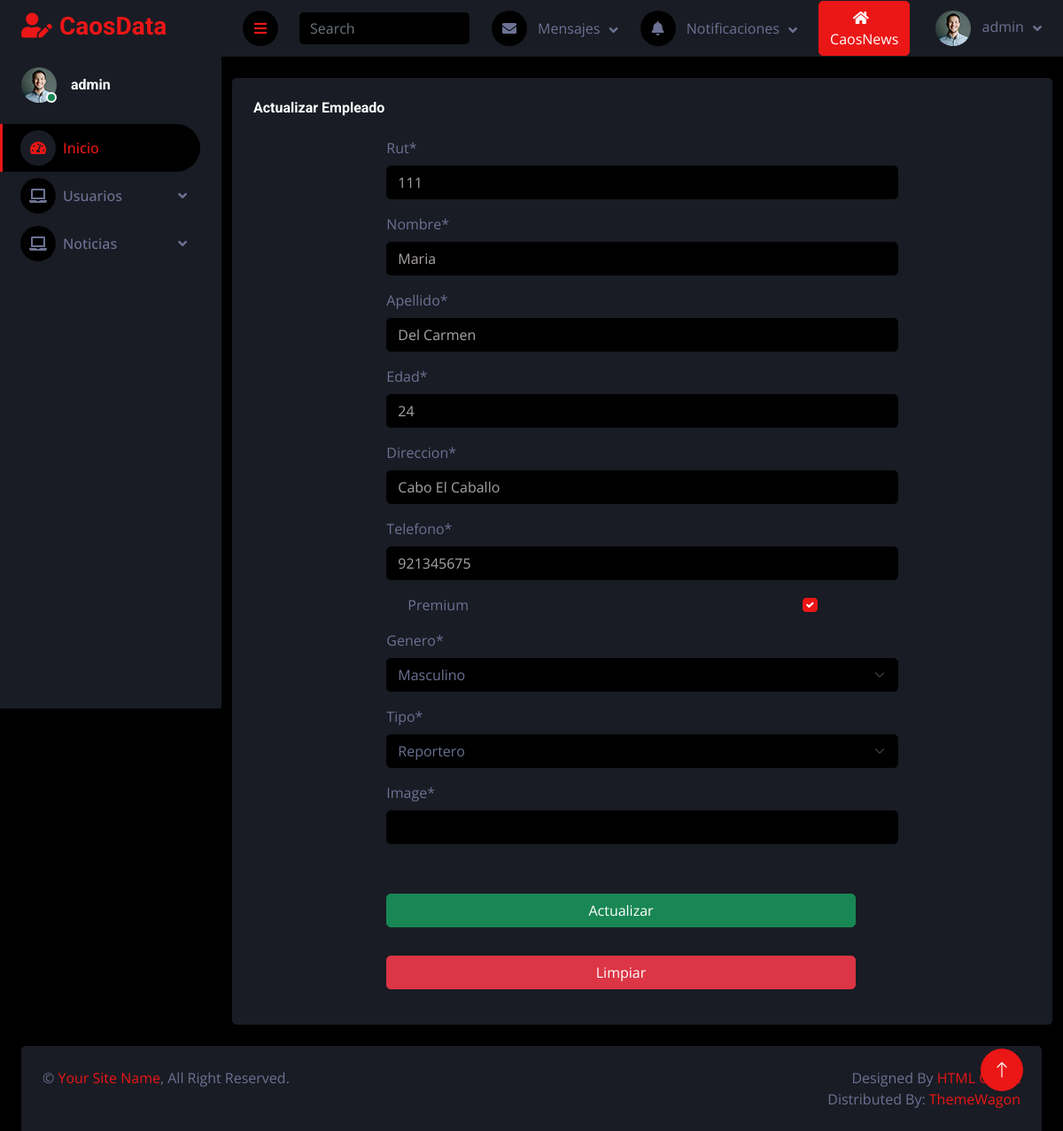
/clientes/update/19 (signed in), run on the app's committed database.
### core/models.py (models this page shows, shortened)
class Cliente(models.Model):
    rut = models.CharField(max_length=12)
    nombre = models.CharField(max_length=100)
    apellido = models.CharField(max_length=100, default='Apellido Default')
    edad = models.IntegerField(default=0)
    direccion = models.CharField(max_length=60, default='direccion Default')
    telefono = models.CharField(max_length=12)
    Premium = models.BooleanField(default=True)
    genero = models.CharField(max_length=10, choices=[('masculino','Masculino'),('femenino','Femenino')])
    fecha_ingreso = models.DateTimeField(auto_now_add=True)
    tipo = models.ForeignKey(TipoCliente, on_delete=models.CASCADE)
    imagen = CloudinaryField('image')

### core/views.py (the view, shortened to what this page needs)
# urls.py: path('clientes/update/<id>', clientesupdate, name="clientesupdate"),
@permission_required('core.change_cliente')
def clientesupdate(request, id):
    cliente = Cliente.objects.get(id = id)
    aux = {
        'form' : ClienteForm(instance=cliente)
    }
    return render(request, 'core/Clientes/crud/update.html', aux)

### core/forms.py
class ClienteForm (ModelForm):
    class Meta:
        model = Cliente
        fields = '__all__'

### core/models.py (called while the page is built)
    def __str__(self):
        return self.descripcion

### core/templates/core/Clientes/Crud/update.html (shortened to what this page needs)
{% extends 'core/Clientes/base2.html' %}
{% load static %}
{% block secundario %}
{% load crispy_forms_tags %}
<div class="container-fluid pt-4">
    <div class="bg-secondary rounded p-4">
        <h6 class="mb-4">Actualizar Empleado</h6>
        <div class="row justify-content-center">
            <div class="col-md-8">
                <form id="updateForm" action="" method="POST" enctype="multipart/form-data">
                    <div class="table-responsive">
                        {{ form | crispy }}
                    </div>
                    <div class="d-grid gap-2 mt-3">
                        <input class="btn btn-success me-5 mt-4" type="submit" value="Actualizar">
                        <input class="btn btn-danger me-5 mt-4" type="reset" value="Limpiar">
                    </div>
                </form>
            </div>
        </div>
    </div>
</div>
{% endblock %}

### core/templates/core/Clientes/base2.html (shortened to what this page needs)
<!DOCTYPE html>
<html lang="en">
{% load static %}
<head>
    <link href="https://cdnjs.cloudflare.com/ajax/libs/font-awesome/5.10.0/css/all.min.css" rel="stylesheet">
    <link href="https://cdn.jsdelivr.net/npm/bootstrap-icons@1.4.1/font/bootstrap-icons.css" rel="stylesheet">
    <link href="{% static 'core/login/lib/owlcarousel/assets/owl.carousel.min.css'%}" rel="stylesheet">
    <link href="{% static 'core/login/lib/tempusdominus/css/tempusdominus-bootstrap-4.min.css'%}" rel="stylesheet" />
    <link href="{% static 'core/login/css/bootstrap.min.css'%}" rel="stylesheet">
    <link href="{% static 'core/login/css/style.css'%}" rel="stylesheet">
</head>
<body>
    <div class="container-fluid position-relative d-flex p-0">
        <div class="sidebar pe-4 pb-3">
            <nav class="navbar bg-secondary navbar-dark">
                <a href="{% url 'principal'%}" class="navbar-brand mx-4 mb-3">
                    <h3 class="text-primary"><i class="fa fa-user-edit me-2"></i>CaosData</h3>
                </a>
                <div class="d-flex align-items-center ms-4 mb-4">
                    <div class="position-relative">
                        <img class="rounded-circle" src="{% static 'core/login/img/user.jpg'%}" alt=""
                            style="width: 40px; height: 40px;">
                        <div
                            class="bg-success rounded-circle border border-2 border-white position-absolute end-0 bottom-0 p-1">
                        </div>
                    </div>
                    <div class="ms-3">
                        <h6 class="mb-0">{{ user.username }}</h6>
                    </div>
                </div>
                {% if user.is_authenticated %}
                <div class="navbar-nav w-100">
                    <a href="{% url 'principal' %}" class="nav-item nav-link active"><i
                            class="fa fa-tachometer-alt me-2"></i>Inicio</a>
                            {% endif %}
                    {% if user.is_staff %}
                    <div class="nav-item dropdown">
                        <a href="#" class="nav-link dropdown-toggle" data-bs-toggle="dropdown"><i
                                class="fa fa-laptop me-2"></i>Usuarios</a>
                        {% endif %}
                    </div>
                    {% if user.is_staff %}
                    <div class="nav-item dropdown">
                        <a href="#" class="nav-link dropdown-toggle" data-bs-toggle="dropdown"><i
                                class="fa fa-laptop me-2"></i>Noticias</a>
                        {% endif %}
                    </div>
                </div>
        </div>
    </div>
    <div class="content">
    <nav class="navbar navbar-expand bg-secondary navbar-dark sticky-top px-4 py-0">
        <a href="#" class="sidebar-toggler flex-shrink-0">
            <i class="fa fa-bars"></i>
        </a>
        <form class="d-none d-md-flex ms-4">
            <input class="form-control bg-dark border-0" type="search" placeholder="Search">
        </form>
        <div class="navbar-nav align-items-center ms-auto">
            <div class="nav-item dropdown">
                <a href="#" class="nav-link dropdown-toggle" data-bs-toggle="dropdown">
                    <i class="fa fa-envelope me-lg-2"></i>
                    <span class="d-none d-lg-inline-flex">Mensajes</span>
                </a>
            </div>
            <div class="nav-item dropdown me-4">
                <a href="#" class="nav-link dropdown-toggle" data-bs-toggle="dropdown">
                    <i class="fa fa-bell me-lg-2"></i>
                    <span class="d-none d-lg-inline-flex">Notificaciones</span>
                </a>
            </div>
            {% if user.is_staff %}
            <div class="nav-item me-1">
                <form action="{% url 'index' %}" method="POST">
                    <button type="submit" class="btn btn-primary">
                        <i class="fa fa-home me-lg-2"></i>CaosNews
                    </button>
                </form>
            </div>
            {% endif %}
            <div class="nav-item dropdown">
                <a href="#" class="nav-link dropdown-toggle" data-bs-toggle="dropdown">
                    <img class="rounded-circle me-lg-2" src="{% static 'core/login/img/user.jpg' %}" alt="" style="width: 40px; height: 40px;">
                    <span class="d-none d-lg-inline-flex">{{ user.username }}</span>
                </a>
            </div>
        </div>
    </nav>
        {% block secundario %}
        {% endblock %}
    </div>
    <a href="#" class="btn btn-lg btn-primary btn-lg-square back-to-top"><i class="bi bi-arrow-up"></i></a>
</body>
<div class="container-fluid pt-4 px-4">
    <div class="bg-secondary rounded-top p-4">
        <div class="row">
            <div class="col-12 col-sm-6 text-center text-sm-start">
                &copy; <a href="#">Your Site Name</a>, All Right Reserved.
            </div>
            <div class="col-12 col-sm-6 text-center text-sm-end">
                Designed By <a href="https://htmlcodex.com">HTML Codex</a>
                <br>Distributed By: <a href="https://themewagon.com" target="_blank">ThemeWagon</a>
            </div>
        </div>
    </div>
</div>
</html>

### static/core/login/css/style.css (style rules this page uses)
:root { --primary: #EB1616; --secondary: #191C24; --light: #6C7293; --dark: #000000; }
.back-to-top { position: fixed; display: none; right: 45px; bottom: 45px; z-index: 99; }
.btn { transition: .5s; }
.btn-lg-square { width: 48px; height: 48px; }
.btn-square, .btn-sm-square, .btn-lg-square { padding: 0; display: inline-flex; align-items: center; justify-content: center; font-weight: normal; border-radius: 50px; }
.sidebar { position: fixed; top: 0; left: 0; bottom: 0; width: 250px; height: 100vh; overflow-y: auto; background: var(--secondary); transition: 0.5s; z-index: 999; }
.content { margin-left: 250px; min-height: 100vh; background: var(--dark); transition: 0.5s; }
@media (min-width: 992px) { .sidebar { margin-left: 0; } }
@media (min-width: 992px) { .content { width: calc(100% - 250px); } }
.sidebar .navbar .navbar-nav .nav-link { padding: 7px 20px; color: var(--light); font-weight: 500; border-left: 3px solid var(--secondary); border-radius: 0 30px 30px 0; outline: none; }
.sidebar .navbar .navbar-nav .nav-link:hover, .sidebar .navbar .navbar-nav .nav-link.active { color: var(--primary); background: var(--dark); border-color: var(--primary); }
.sidebar .navbar .navbar-nav .nav-link i { width: 40px; height: 40px; display: inline-flex; align-items: center; justify-content: center; background: var(--dark); border-radius: 40px; }
.sidebar .navbar .navbar-nav .nav-link:hover i, .sidebar .navbar .navbar-nav .nav-link.active i { background: var(--secondary); }
.sidebar .navbar .dropdown-toggle::after { position: absolute; top: 15px; right: 15px; border: none; content: "\f107"; font-family: "Font Awesome 5 Free"; font-weight: 900; transition: .5s; }
.content .navbar .navbar-nav .nav-link { margin-left: 25px; padding: 12px 0; color: var(--light); outline: none; }
.content .navbar .sidebar-toggler, .content .navbar .navbar-nav .nav-link i { width: 40px; height: 40px; display: inline-flex; align-items: center; justify-content: center; background: var(--dark); border-radius: 40px; }
.content .navbar .dropdown-toggle::after { margin-left: 6px; vertical-align: middle; border: none; content: "\f107"; font-family: "Font Awesome 5 Free"; font-weight: 900; transition: .5s; }

### data on the page
Cliente: rut "111", nombre "Maria", apellido "Del Carmen", edad "24", direccion "Cabo El Caballo", telefono "921345675", Premium "☑", genero "Masculino", tipo "Reportero"

### other printed values
{{ user.username }} "admin"
